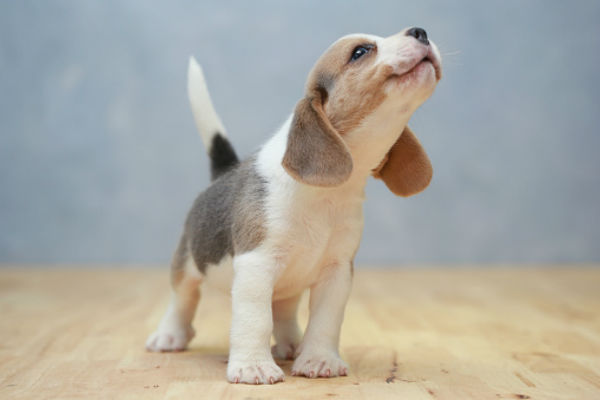
#> input picture 23. Linear Classifier from Scratch for Images/dog.jpg, 600 x 400 px
$ python linear_classifier.py
#> lines starting #> are read from the running program, lines starting #| are printed output that depends on the picture; after the words box and inside, x2 and y2 are one past the last pixel; in counts of white or black regions, pixels touching at a corner belong together
import numpy as np
import cv2

labels = ["dog", "cat", "panda"]
np.random.seed(1)

W = np.random.randn(3, 3072)
b = np.random.randn(3)

orig = cv2.imread('dog.jpg')
#> orig is the input picture: shape (400, 600, 3); mean B, G, R 161, 168.9, 170.5
image = cv2.resize(orig, (32,32)).flatten()
#> image = 3072 values, max 243 at index 1098, min 11 at index 1308, mean 166.9

scores = W.dot(image) + b
#> scores = [13322.3, -3184.8, 3775.9]

for (label, score) in zip(labels, scores):
    print("[INFO] {}: {:.2f}".format(label, score))
#> this loop made 3 passes
#> (label, score) on passes 1 to 3: ('dog', 13322.3), ('cat', -3184.8), ('panda', 3775.9)
#| [INFO] dog: 13322.29
#| [INFO] cat: -3184.82
#| [INFO] panda: 3775.88

cv2.putText(orig, "Label: {}".format(labels[np.argmax(scores)]),(10, 30), cv2.FONT_HERSHEY_SIMPLEX, 0.9, (0, 255, 0), 2)
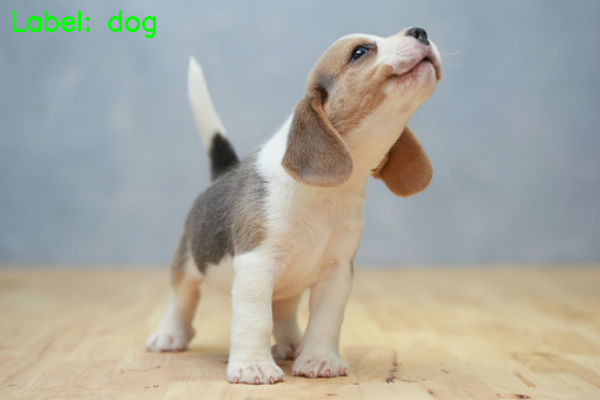
#> orig: shape (400, 600, 3); 0.42% of pixels changed, all inside (x1, y1, x2, y2) = (13, 10, 156, 38)

cv2.imshow("Image", orig)
cv2.waitKey(0)
